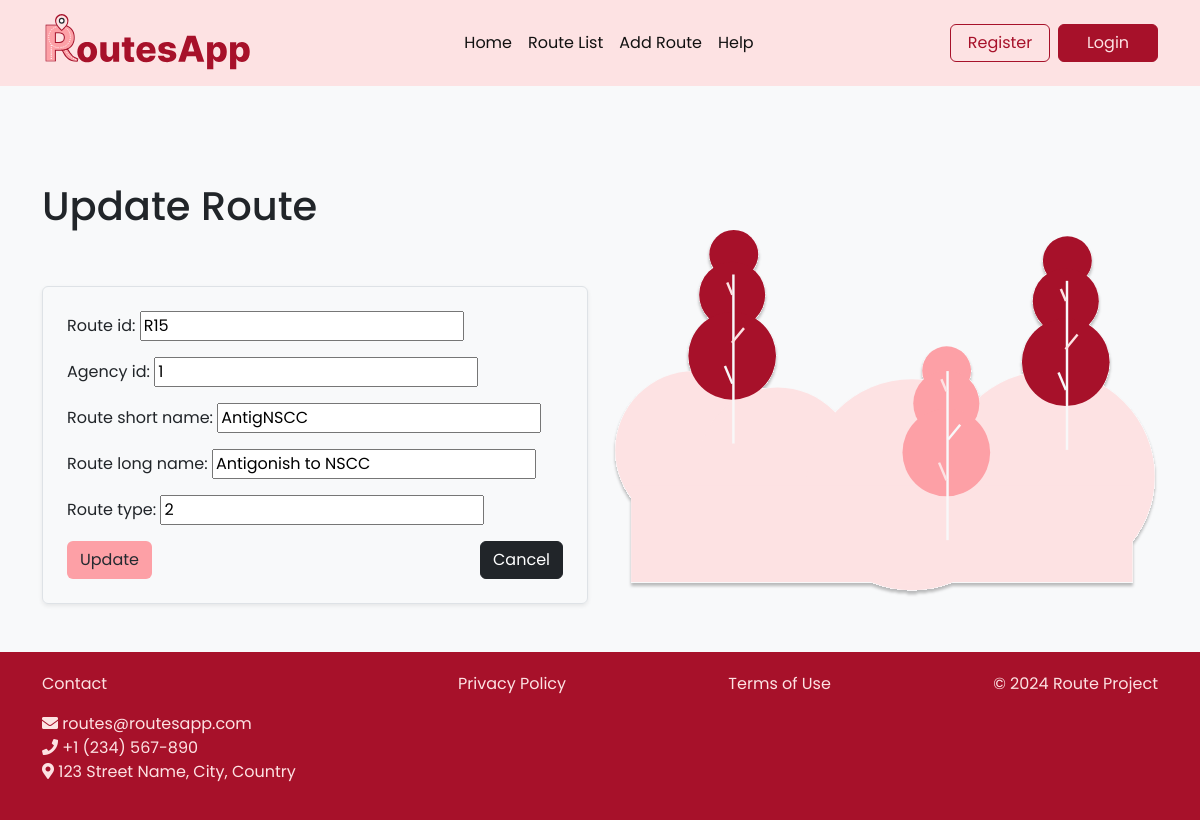
Screenshot of /routes/R15/edit/ with the database file from the repository.
### route/models.py (models this page shows, shortened)
class Route(models.Model):
    route_id = models.CharField(max_length=10, primary_key=True)
    agency_id = models.CharField(max_length=10)
    route_short_name = models.CharField(max_length=100)
    route_long_name = models.CharField(max_length=255)
    route_type = models.IntegerField()

### route/views.py (the view)
# urls.py: path('<str:route_id>/edit/', views.route_update, name='route_update'),
def route_update(request, route_id):  # Change pk to route_id
    route = get_object_or_404(Route, route_id=route_id)  # Use route_id here
    if request.method == 'POST':
        form = RouteForm(request.POST, instance=route)
        if form.is_valid():
            form.save()
            return redirect('route_list')
    else:
        form = RouteForm(instance=route)
    return render(request, 'route/route_form.html', {'form': form})

### route/forms.py
class RouteForm(forms.ModelForm):
    class Meta:
        model = Route
        fields = ['route_id', 'agency_id', 'route_short_name', 'route_long_name', 'route_type']

### route/templates/route/route_form.html (shortened to what this page needs)
{% extends 'home.html' %}
{% load static %}
{% block content %}
    <section class="row py-5">
        <div class="col-md-6 d-flex flex-column justify-content-center">
            <h1>{% if form.instance.pk %}
                    Update Route
                {% else %}
                    Create Route
                {% endif %}
            </h1>
            <form method="post" class="form-group p-4 border rounded shadow-sm mt-5 ">
                <div class="mb-3">
                    {{ form.as_p }}
                </div>
                <div class="d-flex justify-content-between mt-3">
                    <button type="submit" class="btn btn-pry custom-btn2 align-self-center">
                        {% if form.instance.pk %}
                            Update
                        {% else %}
                            Create
                        {% endif %}
                    </button>
                    <a href="{% url 'route_list' %}" class="btn btn-dark custom-btn2 align-self-center">Cancel</a>
                </div>
            </form>
        </div>
        <div class="col-md-6 pt-5">
            <img src="{% static 'route/images/hero2.svg' %}" alt="Hero Image" class="img-fluid">
        </div>
    </section>
{% endblock %}

### static/css/style.css (style rules this page uses)
body { font-family: "Poppins", "Helvetica Neue", Helvetica, Arial, sans-serif; }
.btn-pry { color: #232A30; background-color: #FDA0A6; width: 150px; }
.custom-btn2 { width: auto; display: inline-block; max-width: 13rem; }

### rows the page displays
Route: route_id "R15", agency_id "1", route_short_name "AntigNSCC", route_long_name "Antigonish to NSCC", route_type "2"
